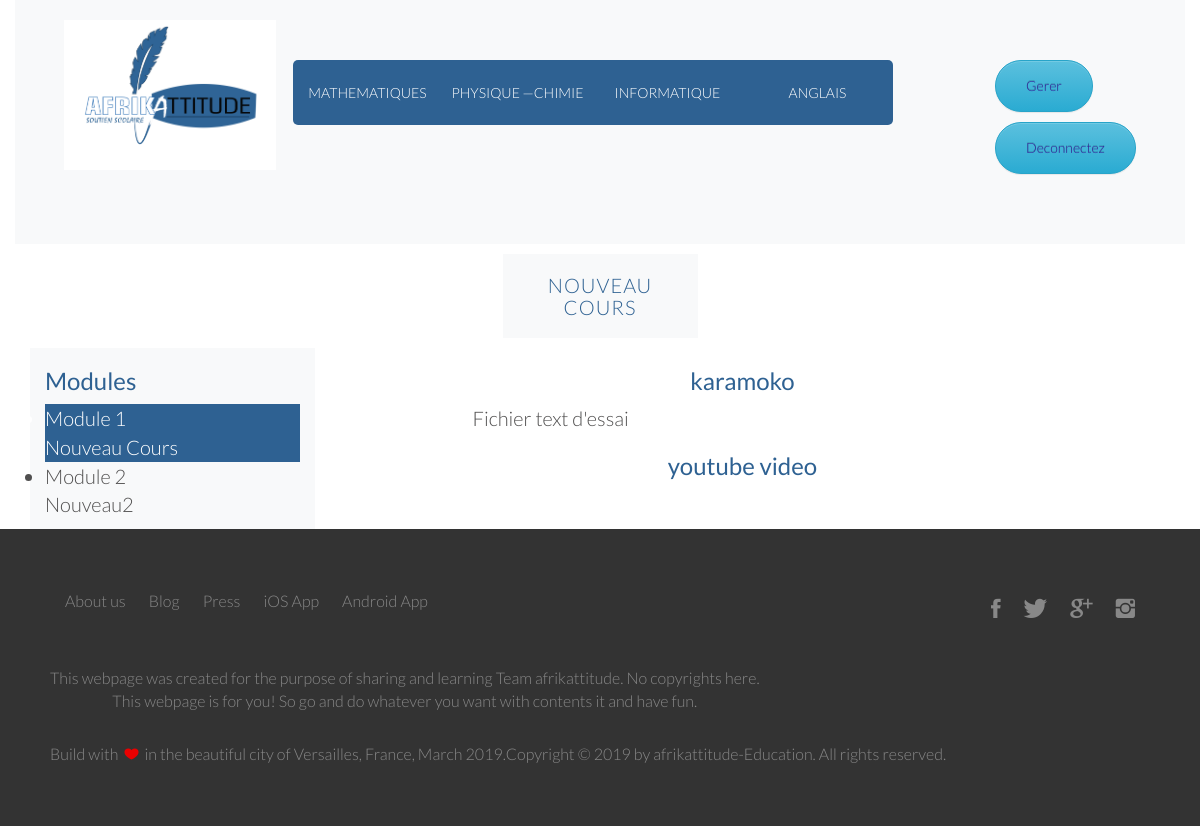
The page /students/courses/7 (signed in) on the database its author committed.
### courses/models.py (models this page shows, shortened)
class Module(models.Model):
    course      = models.ForeignKey(Course, related_name="modules", on_delete=models.CASCADE)
    title       = models.CharField(max_length=120)
    description = models.TextField(blank=True)
    order       = OrderField(blank=True, for_fields=['course'])
    class Meta:
        ordering = ['order']
    def __str__(self):
        return '{}. {}'.format(self.order, self.title)

class Content(models.Model):
    module          = models.ForeignKey(Module, related_name='contents', on_delete=models.CASCADE)
    content_type    = models.ForeignKey(ContentType, on_delete=models.CASCADE,
                                limit_choices_to={'model__in':(
                                    'text',
                                    'video',
                                    'image',
                                    'file')})
    object_id       = models.PositiveIntegerField()
    item            = GenericForeignKey('content_type', 'object_id')
    order           = OrderField(blank=True, for_fields=['module'])
    class Meta:
        ordering = ['order']

class ItemBase(models.Model):
    owner       = models.ForeignKey(User, related_name='%(class)s_related', on_delete=models.CASCADE)
    title       = models.CharField(max_length=250)
    created     = models.DateTimeField(auto_now_add=True)
    updated     = models.DateTimeField(auto_now=True)
    class Meta:
        abstract = True
    def render(self):
        return render_to_string('courses/content/{}.html'.format(
                        self._meta.model_name), {'item': self})

class Text(ItemBase):
    content = models.TextField()

class Video(ItemBase):
    url = models.URLField()

### students/views.py (the view)
# urls.py: path('courses/<pk>', cache_page(60*15)(StudentCourseDetailView.as_view()), name='student_course_detail'),
class StudentCourseDetailView(DetailView):
    model = Course
    template_name = 'students/course/detail.html'
    def get_queryset(self):
        qs = super(StudentCourseDetailView, self).get_queryset()
        return qs.filter(students__in=[self.request.user])
    def get_context_data(self, **kwargs):
        context = super(StudentCourseDetailView, self).get_context_data(**kwargs)
        course = self.get_object()
        if 'module_id' in self.kwargs:
            context['module'] = course.modules.get(id=self.kwargs['module_id'])
        else:
            context['module'] = course.modules.all()[0]
        return context

### students/templates/students/course/detail.html (shortened to what this page needs)
{% extends "afrik_app/base.html" %}
{% load cache %}
{% block content %}
<div class="col-2 bg-light mx-auto">
 <h1 class="text-center">{{module.title}}</h1>
</div>
<div class="row">
<div class="col-12 col-md-3 bg-light">
 <div class="contents">
   <h3>Modules</h3>
   <ul id="modules">
     {% for m in object.modules.all %}
     <li data-id="{{m.id}}" {%if m == module %} class="selected" {% endif %}>
       <a href="{% url "student:student_course_detail_module" object.id m.id%}">
         <span>Module <span class="order">{{m.order|add:1}}</span></span>
         <br>
         {{m.title}}
       </a>
     </li>
     {% empty %}
      <li>No modules yet. </li>
     {% endfor %}
   </ul>
 </div>
  </div>
  <div class="col-12 col-md-6 mx-auto">
 <div class="module">
   {% cache 600 module_contents module %}
     {% for content in module.contents.all %}
      {% with item=content.item %}
        <h3 class="text-center">{{item.title}}</h3>
        {{ item.render }}
      {% endwith %}
     {% endfor %}
   {% endcache %}
 </div>
  </div>
 </div>
{% endblock %}

### courses/templates/courses/content/text.html
{{ item.content|linebreaks|safe }}

### static/css/grid.css (style rules this page uses)
.row { zoom: 1; }
.row:before, .row:after { content:""; display:table; }
.row:after { clear:both; }

### static/css/afrik_app.css (style rules this page uses)
:root { --site-main-color: #2e6192; --tarifs-background: linear-gradient(#ECE9E6, #FFFFFF); }
* { margin: 0; padding: 0; box-sizing: border-box; }
html, body { background-color: #fff; color: #504f4f; font-family: 'Lato','Arial',sans-serif; font-weight: 300; font-size: 20px; text-rendering: optimizeLegibility; overflow-x: hidden; }
.row { margin: 0 auto; max-width: 1140px; }
h1 { padding: 20px 10px; margin-top: 10px; margin-bottom: 10px; color: var(--site-main-color); font-size: 100%; font-weight: 300; text-transform: uppercase; letter-spacing: 1px; }
h3 { text-align: left; margin-bottom: 10px; color: var(--site-main-color); }
a, a:hover, a:focus { color: inherit; text-decoration: none; transition: all 0.3s; }
.selected { color: #fff; background-color: var(--site-main-color); }

### rows shown on the page
Module: title "NOUVEAU COURS", order|add "1", title "Nouveau Cours"
Module: order|add "2", title "Nouveau2"
Content: item "karamoko", item.content "Fichier text d'essai"
Content: item "youtube video"
